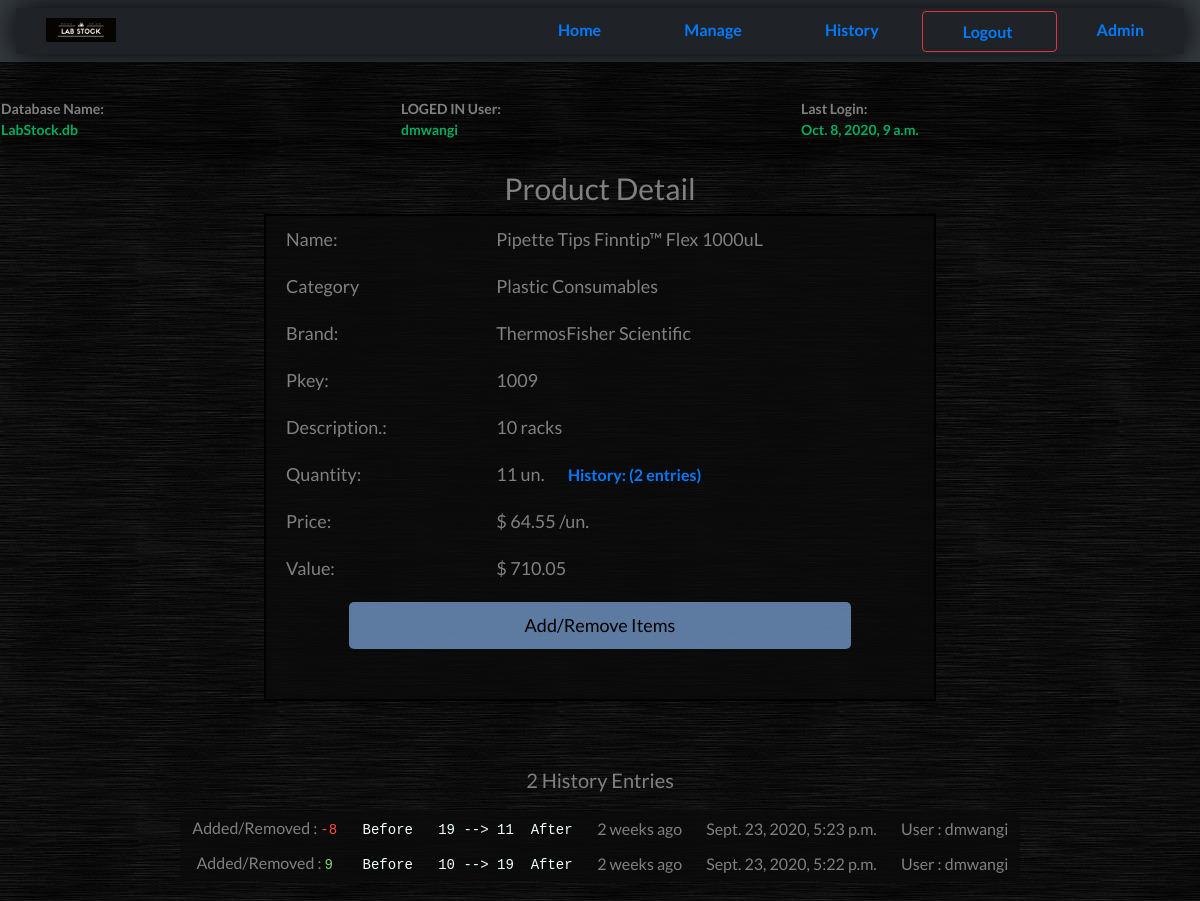
Screenshot of /stock/detail-id-1 (signed in) with the database file from the repository.
### stock/models.py (models this page shows, shortened)
class Product(models.Model):
	category = models.ForeignKey(Category, on_delete=models.CASCADE)
	name = models.CharField(max_length=50, unique=True)
	brand = models.CharField(max_length=50)
	Catalog_No = models.CharField(max_length=100, blank=True)
	description = models.TextField(max_length=400)
	pkey = models.PositiveSmallIntegerField(unique=True, blank=True, help_text="Unique Product Key or Catalogue number. Current P.Key is unique")
	quantity = models.PositiveSmallIntegerField(help_text="Initial quantity value. Do no try to create a produt that already exists.")
	price = models.DecimalField(max_digits=8, decimal_places=2, help_text= " ex: $ 127.99 * Just type numbers")

class Category(models.Model):
	name = models.CharField(max_length=50, unique=True)
	description = models.TextField(max_length=400)
	def __str__(self):
		return self.name

class HistConf(models.Model):
	item = models.ForeignKey(Product, on_delete=models.CASCADE)
	actual= models.PositiveSmallIntegerField()
	transition = models.IntegerField()
	total = models.PositiveSmallIntegerField()
	user = models.CharField(max_length=50)
	time = models.DateTimeField()

### stock/views.py (the view, shortened to what this page needs)
# urls.py: path('detail-id-<int:pk>', views.detail, name='detail'),
@login_required(login_url='/login/')
def detail(request, pk):
	item = Product.objects.filter(pk=pk)[0]
	sucess= None
	remove= None
	context ={
			"pk": pk,
			"item": item,
			"value": item.quantity * item.price,
			'sucess': sucess,
			'remove': remove,
			'history': HistConf.objects.filter(item=pk)[::-1],
			}
	return render(request, 'stock_detail.html', context)

### templates/stock_detail.html (shortened to what this page needs)
{% extends 'base.html' %}
{% load static %}
{% load humanize %}
{% block title %}
    <link rel="stylesheet" href="{% static 'detail.css' %}">
{%  endblock %}
{% block content %}
<div class="mainbox">
    <h2>Product Detail</h2>
    <table>
	        <tr><td>Name:         </td><td>{{item.name}}        </td>	</tr>
	        <tr><td>Category      </td><td>{{item.category}}	</td>	</tr>
	        <tr><td>Brand:        </td><td>{{item.brand}}       </td>  		</tr>
	        <tr><td>Pkey:         </td><td>{{item.pkey}}        </td>   		</tr>
	        <tr><td>Description.: </td><td>{{item.description}}  </td>	</tr>
	        <tr><td>Quantity:     </td><td>{{item.quantity}} un. <a href="#histtag" class='hist'> History: ({{ history|length }} entries) </a></td> </tr>
	        <tr><td>Price:        </td><td>$ {{item.price|intcomma}} /un.</td>   </tr>
	        <tr><td>Value:        </td><td>$ {{value|intcomma}}          </td> 			</tr>
	        <tr><td colspan="2" style="text-align: center;"><button onclick="hideid('hide')">Add/Remove Items</button></td></tr>
	        <form action="#" method="POST">
		        <tr>
		        	<td colspan="2" >
		        	</td>
		        </tr>
		        <tr>
		        	<td colspan="2">
		        	</td>
		        </tr>
	    	</form>
    </table>
</div>
<div>
	<a name="histtag"></a>
	<table class="histbox">
	<p style="color: gray; font-size: 20px; text-align: center;">{{ history|length }} History Entries </p>
	{% for hist in history %}
		<tr class=histli>
				<div class='hulbox'>
					<td>Added/Removed :
					{% if hist.transition > 0 %}
						 <pre style="color: #77DD77; display: inline;">{{hist.transition}}</pre>
					{% else %}
						<pre style="color: #FF4941; display: inline;">{{hist.transition}}</pre>
					{% endif %}
					</td>
					<td><pre style="color: azure; display: inline;">Before   {{hist.actual}} --> {{hist.total}}  After</pre></td>
					<td>{{hist.time|naturaltime}}</td>
					<td>{{hist.time}}</td>
					<td>User : {{hist.user}}</td>
		</tr>
	{% empty %}
	<tr><td>No history entries in this product</td></tr>
	{% endfor %}
	</table>
</div>
{% endblock %}

### templates/base.html (shortened to what this page needs)
{% load static %}
<!DOCTYPE html>
<html>
<head>
	<link rel="stylesheet" href="{% static 'base.css' %}">
<link rel="stylesheet" href="https://stackpath.bootstrapcdn.com/bootstrap/4.5.2/css/bootstrap.min.css">
	{% block title %}
	{% endblock %}
</head>
	<body style="font-family: 'Lato', sans-serif;">
			<nav class="navbar navbar-dark bg-dark top-bar">
				<ul class='title-area'>
					<li class='home'> <a href="{% url 'index' %}"> Home </a></li>
					<li class='manage'><a href="{% url 'manage' %}"> Manage </a></li>
					<li class='history'><a href="{% url 'history' %}"> History </a></li>
					{% if user.is_authenticated %}
					<li class='btn btn-outline-danger user'><a href="{% url 'logout' %}"> Logout </a></li>
					{% endif %}
					{% if user.is_superuser %}
					<li class='user'><a href="{% url 'admin:index' %}"> Admin </a></li>
					{% endif %}
				</ul>
			</nav>
		<table class='cols'>
			<tr>
				<th> Database Name: <div id="greenfont"> LabStock.db </div></th>
				<th> LOGED IN User: <div id="greenfont"> {{request.user}} </div></th>
				<th> Last Login: <div id="greenfont"> {{request.user.last_login}} </div></th>
			</tr>
		</table>
		{% block content %}
		{% endblock %}
	</body>
</html>

### static/base.css (style rules this page uses)
body { background-image: url("background_texture.jpg"); margin: 0px; font-family: 'Lato', sans-serif; }
.head_table, .cols, .body, .foot, .items, .fname, ul { background-color: rgb(34, 34, 34); width: 95%; padding-left: 10px; margin-left: 30px; border: 1px gray solid; border-radius: 5px; color: gray; font-size: 14px; font-family: 'Lato', sans-serif; padding: 4px 10px; padding-left: 30px; text-align: left; text-decoration: none; }
.top-bar ul { background: url("icon.png") 30px 10px ; background-repeat: no-repeat; background-size: 70px; list-style-type: none; margin: 0; padding: 10px 0px; width: 100%; text-align: right; border: 0px; border-radius: 0px; background-color: rgba(0, 0, 0, 0.4); box-shadow: 0 0 30px 0 black; }
#greenfont { color: #00AD5F; }
.top-bar li, a { display: inline; color: gray; padding: 10px 20px; padding-top: 10px; text-align: center; text-decoration: none; font-size: 16px; font-weight: bold; transition: 0.3s; }
.cols { margin-top: 35px; margin-left: 0px; background-color: rgba(0,0,0, 0.3); box-shadow: 0 20px 20px 0 rgba(0,0,0, 0.3), 0 0 20px 0 rgba(0,0,0, 0.3) ; border:0px; padding-left: 10%; width: 100%; }
.cols th { text-align: left; border-radius: 5px; padding-bottom: 0px; width: 33%; }

### static/detail.css (style rules this page uses)
.mainbox { width: 80%; text-align: center; margin: auto; margin-top: 30px; border-radius: 10px; margin-bottom: 40px; }
.mainbox h2 { color: gray; font-size: 30px; font-weight: normal; font-family: 'Lato', sans-serif; }
.mainbox table { font-size: 18px; font-family: 'Lato', sans-serif; list-style-type: none; background-color: rgba(10, 10, 10, 0.8); border: 2px solid black; border-radius: 10px; padding: 0px; width: 70%; color:gray; text-align: center; border-collapse: collapse; margin: auto; }
.mainbox table tr { transition: 0.1s; margin: 0px; padding: 5px 30px; font-family: 'Lato', sans-serif; width: 90%; }
.mainbox table td { padding: 10px 20px; text-align: left; }
.mainbox table td button { width: 80%; padding: 10px; border-radius: 5px; border: 0px; transition: 0.2s; background-color: rgba(128, 170, 225, 0.7); }
.histbox { width: 70%; text-align: center; margin: auto; padding: 0px; background-color: rgba(10, 10, 10, 0.8); border-radius: 8px; padding: 20px 10px; color: gray; margin-bottom: 20px; }
.histli td { color: gray; padding: 5px 10px; }

### rows the page displays
Product: name "Pipette Tips Finntip™ Flex 1000uL", category "Plastic Consumables", brand "ThermosFisher Scientific", pkey "1009", description "10 racks", quantity "11", price "64.55"
HistConf: transition "-8", actual "19", total "11", time "2 weeks ago", time "Sept. 23, 2020, 5:23 p.m.", user "dmwangi"
HistConf: transition "9", actual "10", total "19", time "2 weeks ago", time "Sept. 23, 2020, 5:22 p.m.", user "dmwangi"

### other values shown
{{ request.user }} "dmwangi"
{{ request.user.last_login }} "Oct. 8, 2020, 9 a.m."
{{ history|length }} "2"
{{ value|intcomma }} "710.05"
